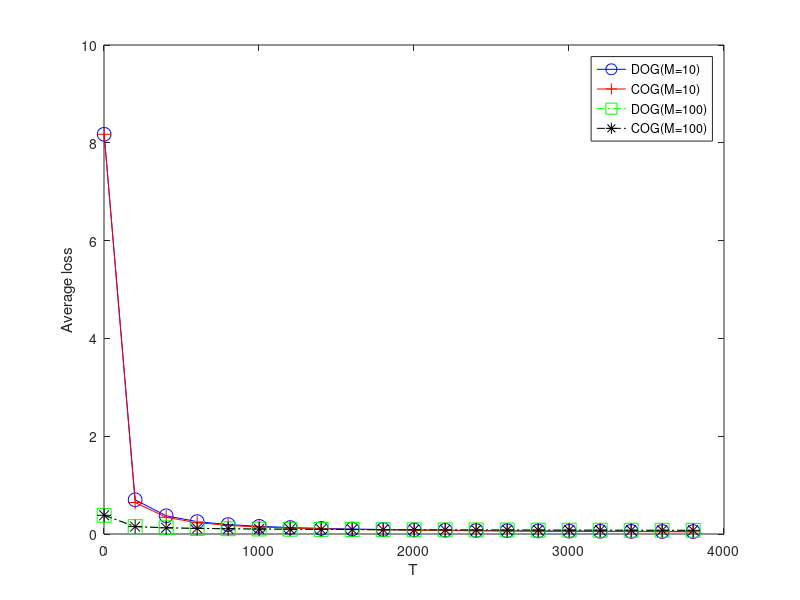

Write the MATLAB code that produced this figure. (Note: this script raises an error after producing the figure.)
function [  ] = plot_ave_loss( )

    m100_decen = load('ave_loss_basic_lr_seq_n100_m100_decen.mat');
    m10_decen = load('ave_loss_basic_lr_seq_n100_m10_decen.mat');
    m100_cen = load('ave_loss_basic_lr_seq_n100_m100_cen.mat');
    m10_cen = load('ave_loss_basic_lr_seq_n100_m10_cen.mat');
    T = 4000;
    luckys = 1:200:T;
    plot(luckys, m10_decen.ave_loss_basic_lr_seq(luckys,:), '-ob','MarkerSize',10);
    hold on;
    plot(luckys, m10_cen.ave_loss_basic_lr_seq(luckys,:), '-+r','MarkerSize',10);
    hold on;
    plot(luckys, m100_decen.ave_loss_basic_lr_seq(luckys,:), '-.sg','MarkerSize',10);
    hold on;
    plot(luckys, m100_cen.ave_loss_basic_lr_seq(luckys,:), '-.*k','MarkerSize',10);
    

    xlabel('T');
    ylabel('Average loss');
    legend('DOG(M=10)', 'COG(M=10)',...
        'DOG(M=100)', 'COG(M=100)', 'Location','northeast'); 

    pax = gca;
    pax.FontSize = 25;
end

